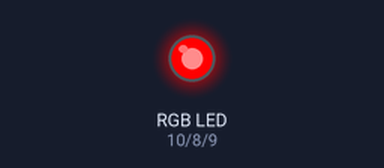
The sketch below on a simulated Arduino Uno, built with avr-gcc and run on an emulated ATmega328P. On the bench: an RGB LED mixed from three pins (HIGH = lit).

Above: at 0.5 s.
At 1.5 s:
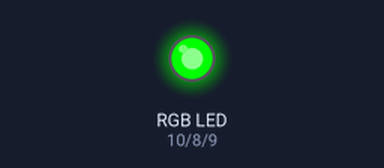
At 2.5 s:
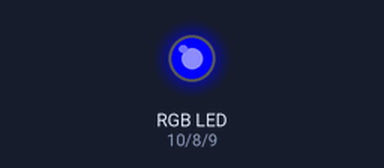
At 3.5 s:
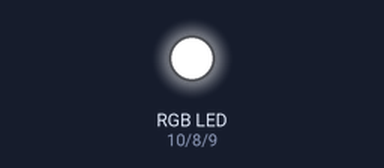
Timing chart, 0 to 5.2 s (numbered marks = the images above):
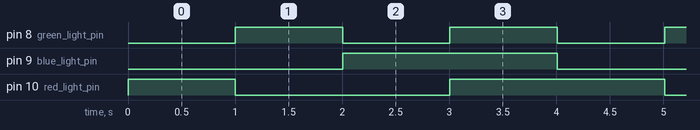

The sketch:

lcd.ino
```cpp
#include <LiquidCrystal.h>
LiquidCrystal lcd(12, 11, 5, 4, 3, 2);
//Parameters: (rs, enable, d4, d5, d6, d7)
int red_light_pin= 10;
int green_light_pin = 8;
int blue_light_pin = 9;
void setup() {
  pinMode(red_light_pin, OUTPUT);
  pinMode(green_light_pin, OUTPUT);
  pinMode(blue_light_pin, OUTPUT);
}
void loop() {
  lcd.setCursor(0,0);

  RGB_color(255, 0, 0); // Red
  lcd.print("RED");
  delay(1000);
  lcd.clear();

  RGB_color(0, 255, 0); // Green
  lcd.print("GREEN");
  delay(1000);
  lcd.clear();

  RGB_color(0, 0, 255); // Blue
  lcd.print("BLUE");
  delay(1000);
  lcd.clear();

  RGB_color(255, 255, 255); // White
  lcd.print("WHITE");
  delay(1000);
  lcd.clear();
}
void RGB_color(int red_light_value, int green_light_value, int blue_light_value)
 {
  analogWrite(red_light_pin, red_light_value);
  analogWrite(green_light_pin, green_light_value);
  analogWrite(blue_light_pin, blue_light_value);
}
```

Measured:
- by itself, pin 8 (green_light_pin): alternates HIGH for 1.0 s and LOW for 1.0 s
- by itself, pin 9 (blue_light_pin): alternates HIGH for 2.0 s and LOW for 2.0 s
- by itself, pin 10 (red_light_pin): repeats every 4.0 s: LOW 2.0 s, HIGH 2.0 s
